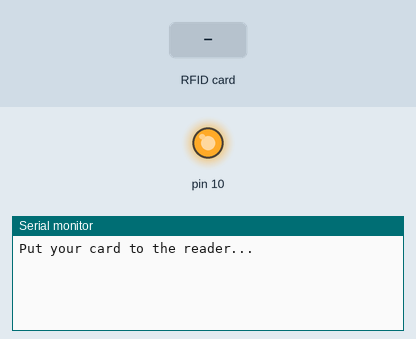
Simulated run of this sketch. Board: Arduino Uno, built with avr-gcc and run on an emulated ATmega328P. Parts: output pins drawn as LEDs (lit = HIGH), the last lines printed to the serial monitor. Inputs (shaded band) come from the test bench.

Above: at 1.2 s.
1.3 s: RFID card 35 D1 87 01 held to the reader
At 1.8 s:
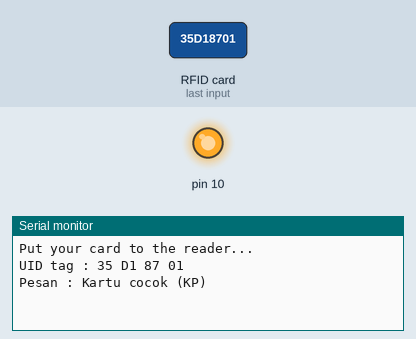
2.8 s: RFID card 63 01 39 34 held to the reader
At 3.2 s:
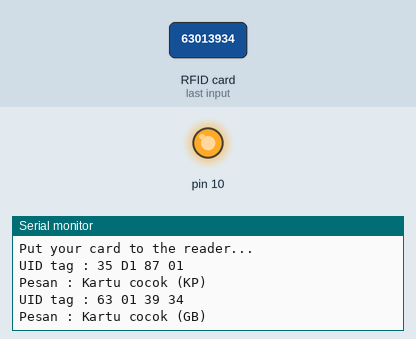
4.3 s: RFID card 5E 7A 19 C4 held to the reader
At 5.7 s:
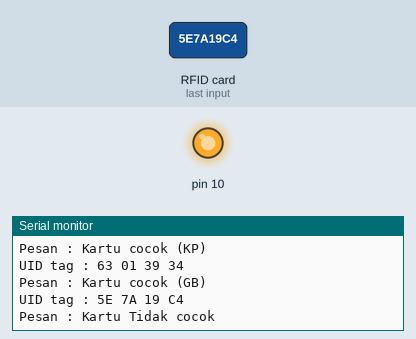

The sketch:

rfid.ino
```cpp
#include <SPI.h>
#include <MFRC522.h>

#define RST_PIN 2
#define SDA_PIN 0

MFRC522 mfrc522(SDA_PIN, RST_PIN);

void setup() {
  Serial.begin(9600);
    SPI.begin();
    mfrc522.PCD_Init();
    Serial.println("Put your card to the reader...");

}

void loop() {
  if(!mfrc522.PICC_IsNewCardPresent()){
    return;
  }

  if(!mfrc522.PICC_ReadCardSerial()){
    return;
  }

  Serial.print("UID tag :");
  String content = "";
  byte letter;

  for(byte i = 0; i < mfrc522.uid.size; i++){
    Serial.print(mfrc522.uid.uidByte[i] < 0x10 ? " 0" : " ");
    Serial.print(mfrc522.uid.uidByte[i], HEX);
    content.concat(String(mfrc522.uid.uidByte[i] < 0x10 ? " 0" : " "));
    content.concat(String(mfrc522.uid.uidByte[i], HEX));
  }

  Serial.println();
  Serial.print("Pesan : ");
  content.toUpperCase();

  if(content.substring(1) == "35 D1 87 01"){
    Serial.println("Kartu cocok (KP)");
    Serial.println();
    delay(1000);
  }

  else if(content.substring(1) == "63 01 39 34"){
    Serial.println("Kartu cocok (GB)");
    Serial.println();
    delay(1000);
  }

  else{
    Serial.println("Kartu Tidak cocok");
    delay(1000);
  }

}
```

Measured:
- after the input at 1.3 s, the serial monitor: prints a new line at once (image 1)
- after the input at 2.8 s, the serial monitor: prints a new line at once (image 2)
- after the input at 4.3 s, the serial monitor: prints a new line at once (image 3)
